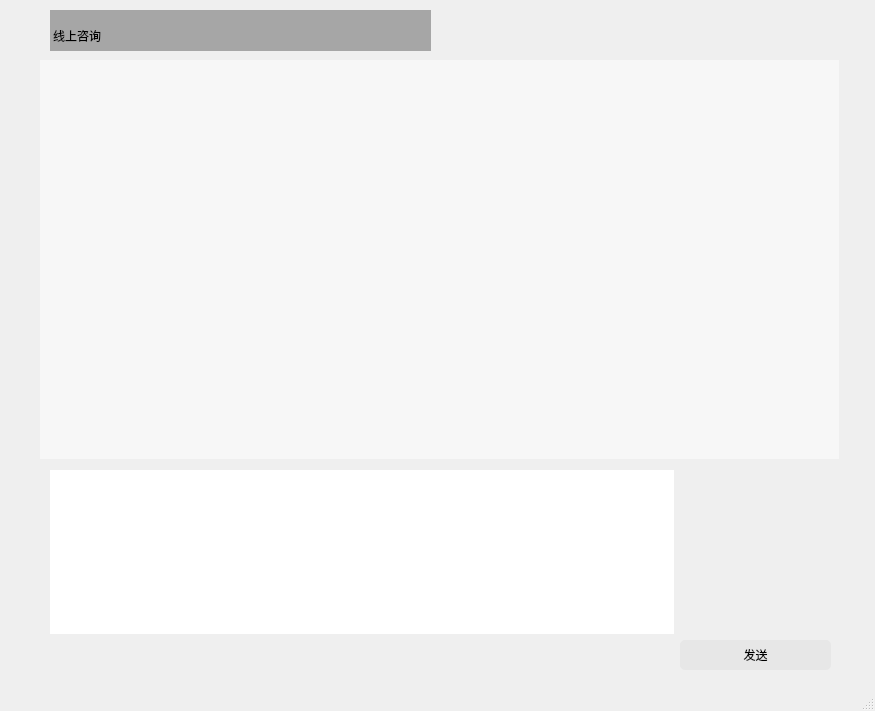
<?xml version="1.0" encoding="UTF-8"?>
<ui version="4.0">
 <class>ChatOnlineWindow</class>
 <widget class="QMainWindow" name="ChatOnlineWindow">
  <property name="geometry">
   <rect>
    <x>0</x>
    <y>0</y>
    <width>875</width>
    <height>711</height>
   </rect>
  </property>
  <property name="windowTitle">
   <string>MainWindow</string>
  </property>
  <widget class="QWidget" name="centralwidget">
   <widget class="QWidget" name="widget" native="true">
    <property name="geometry">
     <rect>
      <x>50</x>
      <y>470</y>
      <width>781</width>
      <height>200</height>
     </rect>
    </property>
    <property name="minimumSize">
     <size>
      <width>0</width>
      <height>200</height>
     </size>
    </property>
    <property name="maximumSize">
     <size>
      <width>16777215</width>
      <height>200</height>
     </size>
    </property>
    <layout class="QGridLayout" name="gridLayout">
     <item row="1" column="0">
      <spacer name="horizontalSpacer_2">
       <property name="orientation">
        <enum>Qt::Horizontal</enum>
       </property>
       <property name="sizeHint" stdset="0">
        <size>
         <width>40</width>
         <height>20</height>
        </size>
       </property>
      </spacer>
     </item>
     <item row="1" column="1">
      <spacer name="horizontalSpacer_3">
       <property name="orientation">
        <enum>Qt::Horizontal</enum>
       </property>
       <property name="sizeHint" stdset="0">
        <size>
         <width>40</width>
         <height>20</height>
        </size>
       </property>
      </spacer>
     </item>
     <item row="1" column="4">
      <widget class="QPushButton" name="pushButton">
       <property name="styleSheet">
        <string notr="true">
QPushButton{
                   background-color:rgba(220,220,220,120);
                   border-style:outset;                                                             
                   border-radius:5px;                     
                   font: 75 12pt &quot;华文行楷&quot;;           
                   padding:6px;
                   }

                   QPushButton:pressed{
                   background-color:rgba(100,100,100,180);
                   border-color:rgba(100,100,100,30);
                   border-style:inset;
                   }
                   QPushButton:hover{
                   background-color:rgba(100,255,100,100);
                   border-color:rgba(255,255,255,200);
}
</string>
       </property>
       <property name="text">
        <string>发送</string>
       </property>
      </widget>
     </item>
     <item row="0" column="4">
      <spacer name="horizontalSpacer">
       <property name="orientation">
        <enum>Qt::Horizontal</enum>
       </property>
       <property name="sizeHint" stdset="0">
        <size>
         <width>40</width>
         <height>20</height>
        </size>
       </property>
      </spacer>
     </item>
     <item row="1" column="2">
      <spacer name="horizontalSpacer_4">
       <property name="orientation">
        <enum>Qt::Horizontal</enum>
       </property>
       <property name="sizeHint" stdset="0">
        <size>
         <width>40</width>
         <height>20</height>
        </size>
       </property>
      </spacer>
     </item>
     <item row="1" column="3">
      <spacer name="horizontalSpacer_5">
       <property name="orientation">
        <enum>Qt::Horizontal</enum>
       </property>
       <property name="sizeHint" stdset="0">
        <size>
         <width>40</width>
         <height>20</height>
        </size>
       </property>
      </spacer>
     </item>
     <item row="0" column="0" colspan="4">
      <widget class="QTextEdit" name="textEdit">
       <property name="sizePolicy">
        <sizepolicy hsizetype="Expanding" vsizetype="Preferred">
         <horstretch>0</horstretch>
         <verstretch>0</verstretch>
        </sizepolicy>
       </property>
       <property name="styleSheet">
        <string notr="true">border-radius: 5px;
border-color: : transparent;
color : rgb(37,42,47);</string>
       </property>
      </widget>
     </item>
    </layout>
   </widget>
   <widget class="QLabel" name="oppositePerson">
    <property name="geometry">
     <rect>
      <x>50</x>
      <y>10</y>
      <width>381</width>
      <height>41</height>
     </rect>
    </property>
    <property name="styleSheet">
     <string notr="true">order-radius: 8 px;
font: 75 12pt &quot;华文行楷&quot;;
background-color: rgb(166,166,166);
qproperty-alignment:AlignHCenter;
padding-top: 10px;

</string>
    </property>
    <property name="text">
     <string>线上咨询</string>
    </property>
   </widget>
   <widget class="QListWidget" name="listWidget">
    <property name="geometry">
     <rect>
      <x>40</x>
      <y>60</y>
      <width>799</width>
      <height>399</height>
     </rect>
    </property>
    <property name="sizePolicy">
     <sizepolicy hsizetype="Expanding" vsizetype="Preferred">
      <horstretch>0</horstretch>
      <verstretch>0</verstretch>
     </sizepolicy>
    </property>
    <property name="styleSheet">
     <string notr="true">QListWidget{background-color: rgb(247, 247, 247); color:rgb(51,51,51); border: 1px solid  rgb(247, 247, 247);outline:0px;}
QListWidget::Item{background-color: rgb(247, 247, 247);}
QListWidget::Item:hover{background-color: rgb(247, 247, 247); }
QListWidget::item:selected{
	background-color: rgb(247, 247, 247);
	color:black; 
    border: 2px solid  rgb(247, 247, 247);
}
QListWidget::item:selected:!active{
	border: 1px solid  rgb(247, 247, 247); 
	background-color: rgb(247, 247, 247); 
	color:rgb(51,51,51); 
} </string>
    </property>
    <property name="verticalScrollBarPolicy">
     <enum>Qt::ScrollBarAsNeeded</enum>
    </property>
    <property name="horizontalScrollBarPolicy">
     <enum>Qt::ScrollBarAlwaysOff</enum>
    </property>
   </widget>
  </widget>
  <widget class="QMenuBar" name="menubar">
   <property name="geometry">
    <rect>
     <x>0</x>
     <y>0</y>
     <width>875</width>
     <height>26</height>
    </rect>
   </property>
  </widget>
  <widget class="QStatusBar" name="statusbar"/>
 </widget>
 <resources/>
 <connections/>
</ui>
